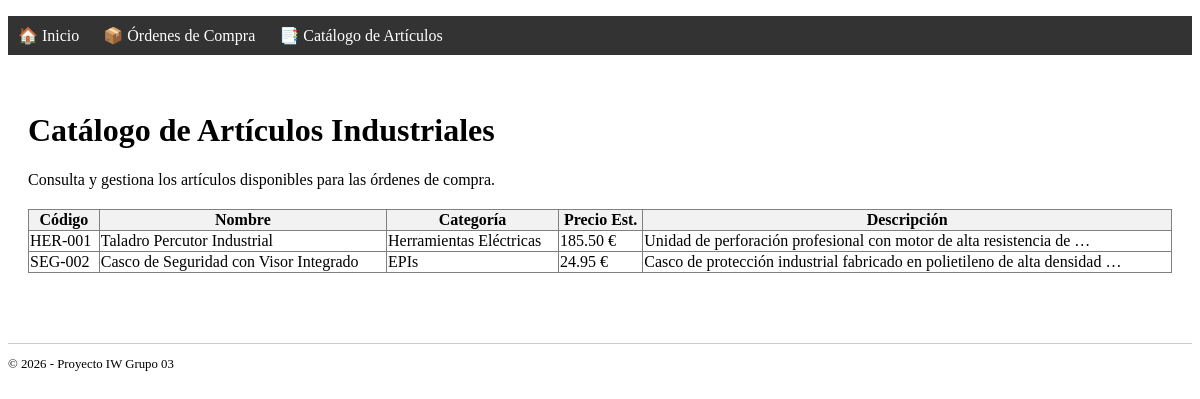
Before: /articulos/ with the older database file.
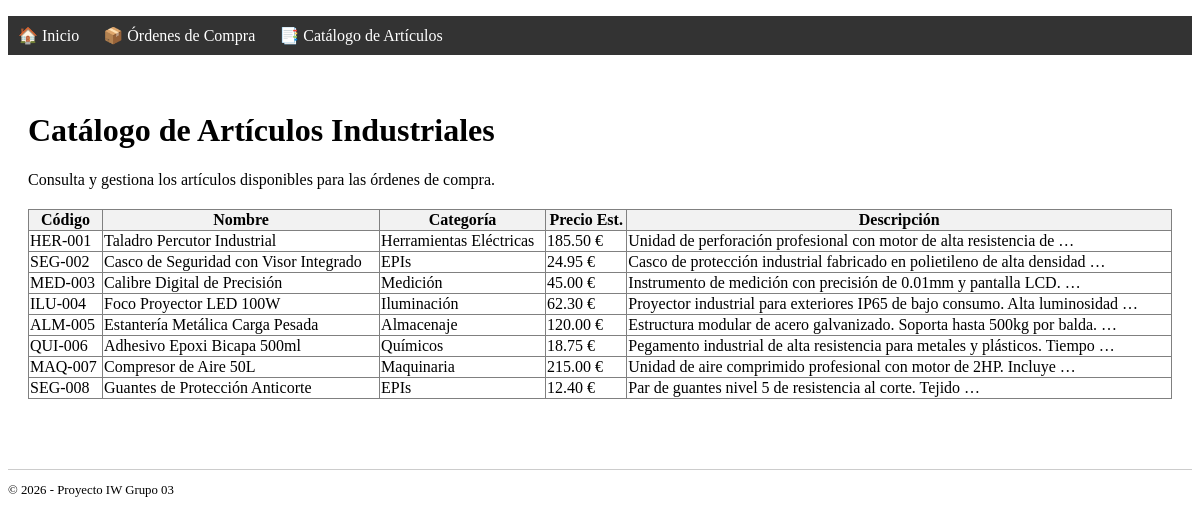
After: the same page with the newer database file.
### compras/models.py (models this page shows, shortened)
class Articulo(models.Model):
    codigo = models.CharField(max_length=20, unique=True)
    nombre = models.CharField(max_length=150)
    descripcion = models.TextField()
    categoria = models.CharField(max_length=100)
    precio_estimado = models.DecimalField(max_digits=10, decimal_places=2)

### compras/views.py (the view)
# urls.py: path('articulos/', views.listado_articulos, name='listado_articulos'),
def listado_articulos(request):
    productos = Articulo.objects.all()
    return render(request, 'compras/listado_articulos.html', {'articulos': productos})

### compras/templates/compras/listado_articulos.html (shortened to what this page needs)
{% extends 'compras/base.html' %}
{% block content %}
<h1>Catálogo de Artículos Industriales</h1>
<p>Consulta y gestiona los artículos disponibles para las órdenes de compra.</p>
<table border="1" style="width: 100%; border-collapse: collapse; margin-top: 20px;">
    <thead style="background-color: #f2f2f2;">
        <tr>
            <th>Código</th>
            <th>Nombre</th>
            <th>Categoría</th>
            <th>Precio Est.</th>
            <th>Descripción</th>
        </tr>
    </thead>
    <tbody>
        {% for art in articulos %}
        <tr>
            <td>{{ art.codigo }}</td>
            <td>{{ art.nombre }}</td>
            <td>{{ art.categoria }}</td>
            <td>{{ art.precio_estimado }} €</td>
            <td>{{ art.descripcion|truncatewords:10 }}</td>
        </tr>
        {% empty %}
        <tr>
            <td colspan="5" style="text-align: center;">Aún no hay artículos. Ve al admin para crear uno.</td>
        </tr>
        {% endfor %}
    </tbody>
</table>
{% endblock %}

### compras/templates/compras/base.html (shortened to what this page needs)
<!DOCTYPE html>
<html lang="es">
<head>
</head>
<body>
    <nav>
        <ul>
            <li><a href="{% url 'compras:inicio' %}">🏠 Inicio</a></li>
            <li><a href="{% url 'compras:listado_ordenes' %}">📦 Órdenes de Compra</a></li>
            <li><a href="{% url 'compras:listado_articulos' %}">📑 Catálogo de Artículos</a></li>
        </ul>
    </nav>
    <main>
        {% block content %}
        {% endblock %}
    </main>
    <footer>
        <p>&copy; 2026 - Proyecto IW Grupo 03</p>
    </footer>
</body>
</html>

### compras/templates/compras/base.html (style rules this page uses)
nav ul { background: #333; color: white; padding: 10px; list-style: none; }
nav ul li { display: inline; margin-right: 20px; }
nav ul li a { color: white; text-decoration: none; }
main { padding: 20px; }
footer { margin-top: 50px; border-top: 1px solid #ccc; font-size: 0.8em; }

Changed rows visible on the page:
added Articulo: codigo "MED-003", nombre "Calibre Digital de Precisión", categoria "Medición", precio_estimado "45.00", descripcion "Instrumento de medición con precisión de 0.01mm y pantalla LCD. …"
added Articulo: codigo "ILU-004", nombre "Foco Proyector LED 100W", categoria "Iluminación", precio_estimado "62.30", descripcion "Proyector industrial para exteriores IP65 de bajo consumo. Alta luminosidad …"
added Articulo: codigo "ALM-005", nombre "Estantería Metálica Carga Pesada", categoria "Almacenaje", precio_estimado "120.00", descripcion "Estructura modular de acero galvanizado. Soporta hasta 500kg por balda. …"
added Articulo: codigo "QUI-006", nombre "Adhesivo Epoxi Bicapa 500ml", categoria "Químicos", precio_estimado "18.75", descripcion "Pegamento industrial de alta resistencia para metales y plásticos. Tiempo …"
added Articulo: codigo "MAQ-007", nombre "Compresor de Aire 50L", categoria "Maquinaria", precio_estimado "215.00", descripcion "Unidad de aire comprimido profesional con motor de 2HP. Incluye …"
added Articulo: codigo "SEG-008", nombre "Guantes de Protección Anticorte", categoria "EPIs", precio_estimado "12.40", descripcion "Par de guantes nivel 5 de resistencia al corte. Tejido …"
